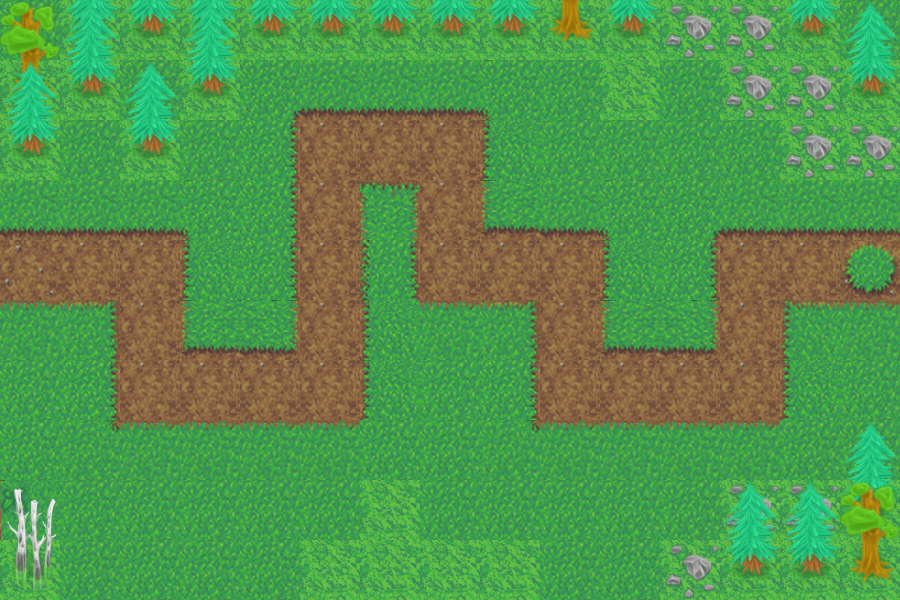

This is a level from a 2D game, rendered from its Tiled map with the project's own tilesets. A one-line summary and the map file follow, with tile-layer data summarised:
An orthogonal 15x10 tile map with 60x60 px tiles, 3 tile layers (Terrain, trees, trees2), 2 tilesets.

<map version="1.0" orientation="orthogonal" renderorder="right-down" width="15" height="10" tilewidth="60" tileheight="60">
 <tileset firstgid="1" name="1" tilewidth="60" tileheight="60">
  <image source="terrain.png" width="512" height="256" />
  <tile id="10">
   <properties>
    <property name="base" value="" />
    <property name="walkable" value="" />
   </properties>
  </tile>
  <tile id="11">
   <properties>
    <property name="spawn" value="" />
    <property name="walkable" value="" />
   </properties>
  </tile>
  <tile id="12">
   <properties>
    <property name="walkable" value="" />
   </properties>
  </tile>
 </tileset>
 <tileset firstgid="33" name="2" tilewidth="60" tileheight="60">
  <image source="map_900x600.png" width="900" height="600" />
 </tileset>
 <layer name="Terrain" width="15" height="10">
  <data>[150 cells, 150 non-empty, 18 distinct tile ids]</data>
 </layer>
 <layer name="trees" width="15" height="10">
  <data>[150 cells, 26 non-empty, 9 distinct tile ids]</data>
 </layer>
 <layer name="trees2" width="15" height="10">
  <data>[150 cells, 23 non-empty, 5 distinct tile ids]</data>
 </layer>
</map>